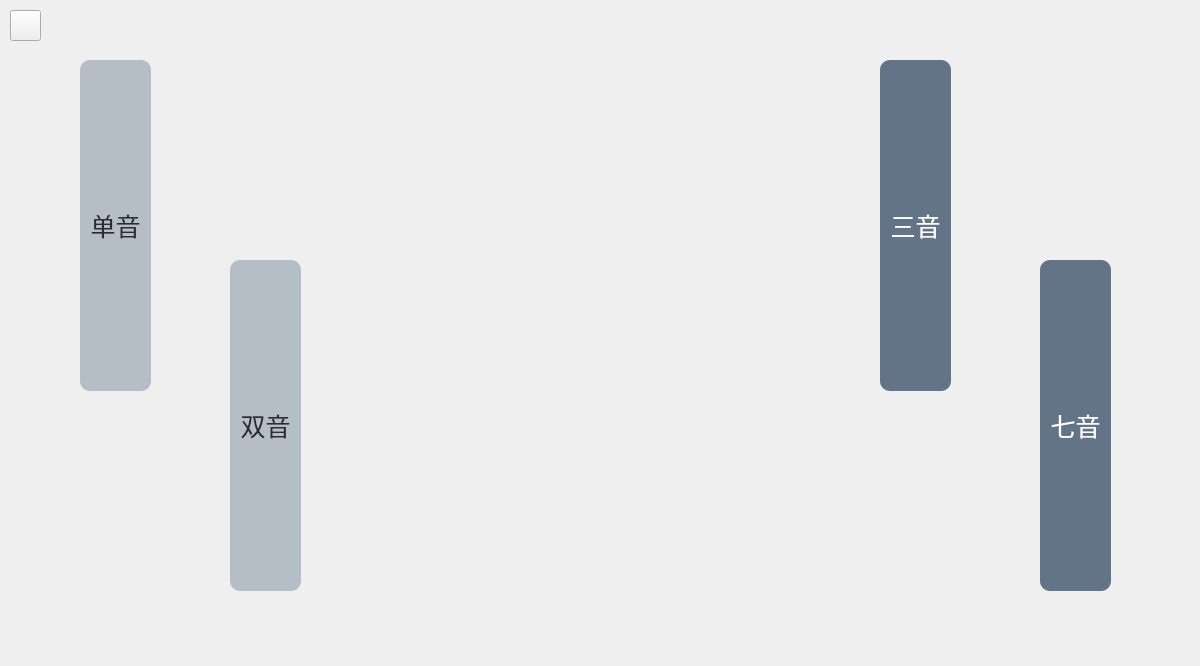
<?xml version="1.0" encoding="UTF-8"?>
<ui version="4.0">
 <class>Listen</class>
 <widget class="QWidget" name="Listen">
  <property name="geometry">
   <rect>
    <x>0</x>
    <y>0</y>
    <width>1200</width>
    <height>666</height>
   </rect>
  </property>
  <property name="minimumSize">
   <size>
    <width>1200</width>
    <height>666</height>
   </size>
  </property>
  <property name="maximumSize">
   <size>
    <width>1200</width>
    <height>666</height>
   </size>
  </property>
  <property name="windowTitle">
   <string>视唱练耳小助手</string>
  </property>
  <widget class="QPushButton" name="BackHome">
   <property name="geometry">
    <rect>
     <x>10</x>
     <y>10</y>
     <width>31</width>
     <height>31</height>
    </rect>
   </property>
   <property name="text">
    <string/>
   </property>
  </widget>
  <widget class="QPushButton" name="danyin">
   <property name="geometry">
    <rect>
     <x>80</x>
     <y>60</y>
     <width>71</width>
     <height>331</height>
    </rect>
   </property>
   <property name="font">
    <font>
     <family>方正小标宋简体</family>
     <pointsize>19</pointsize>
    </font>
   </property>
   <property name="styleSheet">
    <string notr="true">QPushButton {
    background-color: #B5BEC7;
    border: none;
    border-radius: 10px;
    text-align: center;
    color: #272E35;
}
QPushButton:hover {
    background-color: #A1ABB5;
}
QPushButton:pressed {
    background-color: #8D99A3;
}
</string>
   </property>
   <property name="text">
    <string>单音</string>
   </property>
  </widget>
  <widget class="QPushButton" name="shuangyin">
   <property name="geometry">
    <rect>
     <x>230</x>
     <y>260</y>
     <width>71</width>
     <height>331</height>
    </rect>
   </property>
   <property name="font">
    <font>
     <family>方正小标宋简体</family>
     <pointsize>19</pointsize>
    </font>
   </property>
   <property name="styleSheet">
    <string notr="true">QPushButton {
    background-color: #B5BEC7;
    border: none;
    border-radius: 10px;
    text-align: center;
    color: #272E35;
}
QPushButton:hover {
    background-color: #A1ABB5;
}
QPushButton:pressed {
    background-color: #8D99A3;
}</string>
   </property>
   <property name="text">
    <string>双音</string>
   </property>
  </widget>
  <widget class="QPushButton" name="sanyin">
   <property name="geometry">
    <rect>
     <x>880</x>
     <y>60</y>
     <width>71</width>
     <height>331</height>
    </rect>
   </property>
   <property name="font">
    <font>
     <family>方正小标宋简体</family>
     <pointsize>19</pointsize>
    </font>
   </property>
   <property name="styleSheet">
    <string notr="true">QPushButton {
    background-color: #627485;
    border: none;
    border-radius: 10px;
    text-align: center;
    color: white;
}
QPushButton:hover {
    background-color: #475561;
}
QPushButton:pressed {
    background-color: #272E35;
}</string>
   </property>
   <property name="text">
    <string>三音</string>
   </property>
  </widget>
  <widget class="QPushButton" name="qiyin">
   <property name="geometry">
    <rect>
     <x>1040</x>
     <y>260</y>
     <width>71</width>
     <height>331</height>
    </rect>
   </property>
   <property name="font">
    <font>
     <family>方正小标宋简体</family>
     <pointsize>19</pointsize>
    </font>
   </property>
   <property name="styleSheet">
    <string notr="true">QPushButton {
    background-color: #627485;
    border: none;
    border-radius: 10px;
    text-align: center;
    color: white;
}
QPushButton:hover {
    background-color: #475561;
}
QPushButton:pressed {
    background-color: #272E35;
}</string>
   </property>
   <property name="text">
    <string>七音</string>
   </property>
  </widget>
 </widget>
 <resources/>
 <connections/>
</ui>
